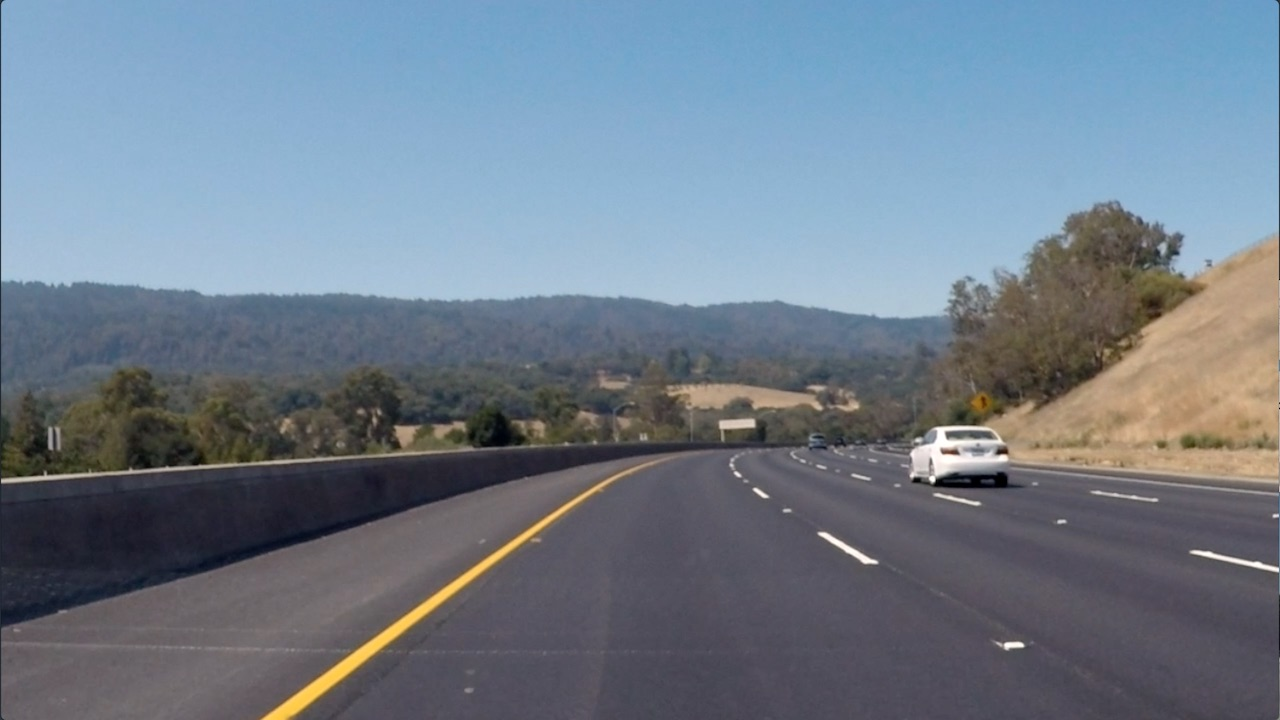
#> input picture Term 1/Lab_Computer Vision/curved-lane.jpg, 1280 x 720 px
$ jupyter execute Color-Spaces.ipynb   (shell and % lines are left out)
#> lines starting #> are read from the running program, lines starting #| are printed output that depends on the picture; after the words box and inside, x2 and y2 are one past the last pixel; in counts of white or black regions, pixels touching at a corner belong together
# HLS and Color Thresholds

You've now seen that various color thresholds can be applied to find the lane lines in images. Here we'll explore this a bit further and look at a couple examples to see why a color space like HLS can be more robust. Let's first take another look at some of the images you saw in the last video.

[cell 1]
import numpy as np
import cv2
import matplotlib.pyplot as plt
import matplotlib.image as mpimg
import glob

[cell 2]
img = mpimg.imread("./curved-lane.jpg")
#> img is the input picture: shape (720, 1280, 3); mean R, G, B 112.1, 125, 138.7
plt.imshow(img);

# Grayscale Thresholding

[cell 3]
def get_grayscale_thresholded_img(img, thresh=(180, 255)):
#> called with thresh = (180, 255)
    gray = cv2.cvtColor(img, cv2.COLOR_RGB2GRAY)

    binary = np.zeros_like(gray)

    binary[(gray > threshold[0]) & (gray < threshold[1])] = 1

    return binary

[cell 4]
threshold = (180, 255)

binary = get_grayscale_thresholded_img(img, threshold)
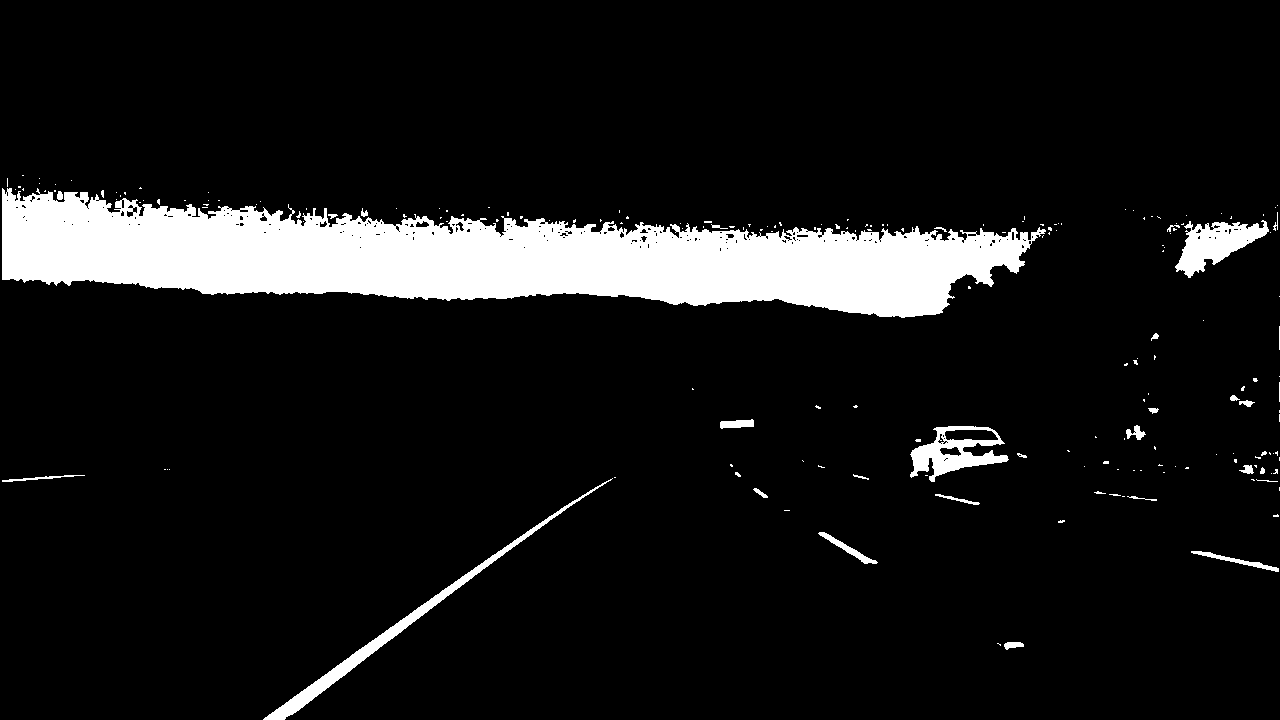
#> binary: shape (720, 1280); values 0 (black) and 1 (white), 9.4% white; 195 white regions (163 under 20 px), largest, box (x1, y1, x2, y2) and area: (2, 188, 1046, 318) 75545, (263, 478, 613, 720) 3321, (1175, 220, 1269, 278) 2617

fig, (ax1, ax2) = plt.subplots(1, 2, figsize=(20,10))

ax1.imshow(img);
ax1.set_title("Original Image");

ax2.imshow(binary, cmap="gray")
ax2.set_title("Grey Scale with Thresholding");

plt.show();

# Red Channel Thresholding

The R channel does a reasonable job of highlighting the lines, and you can apply a similar threshold to find lane-line pixels:

[cell 5]
def get_R_channel_thresholded_image(img, threshold=(200, 255)):
    R = img[:,:,0]

    binary = np.zeros_like(R)

    binary[(R >= thresh[0]) & (R <= thresh[1])] = 1

    return binary

[cell 6]
R = img[:,:,0]
G = img[:,:,1]
B = img[:,:,2]

fig, (ax1, ax2, ax3) = plt.subplots(1, 3, figsize=(20,10))

ax1.imshow(R, cmap="gray")
ax1.set_title("R channel")

ax2.imshow(G, cmap="gray")
ax2.set_title("G channel")

ax3.imshow(B, cmap="gray")
ax3.set_title("B channel")

plt.show()

thresh = (200, 255)
binary = get_R_channel_thresholded_image(img, threshold)
#> binary: shape (720, 1280); values 0 (black) and 1 (white), 1.1% white; 103 white regions (76 under 20 px), largest, box (x1, y1, x2, y2) and area: (262, 477, 616, 720) 3701, (910, 426, 1008, 482) 2176, (1216, 364, 1276, 419) 927

plt.imshow(binary, cmap="gray")
plt.show()

# HLS Thresholding

- In this lesson, we're looking at different color spaces. While there are several that are worth exploring, here we'll look specifically at HLS. When we separate the H, L, and S channels we get the following result

- The S channel picks up the lines well, so let's try applying a threshold there

- You can also see that in the H channel, the lane lines appear dark, so we could try a low threshold there and obtain the following result

- From these examples, you can see that the S channel is probably your best bet, given that it's cleaner than the H result and doing a bit better than the R channel or simple grayscaling. But, it's not abundantly clear that one method is far superior to the others.

- In each case, I've tweaked the threshold parameters to do as good a job as possible of picking out the lines. Where we can really see a difference in results, however, is when we step to a new frame, where there are shadows and different colors in the pavement. Let's now look at the same thresholds applied to each of these four channels for this new image.

- Now you can see that, the S channel is still doing a fairly robust job of picking up the lines under very different color and contrast conditions, while the other selections look messy. You could tweak the thresholds and get closer in the other channels, but the S channel is preferable because it is more robust to changing conditions.

- It's worth noting, however, that the R channel still does rather well on the white lines, perhaps even better than the S channel. As with gradients, it's worth considering how you might combine various color thresholds to make the most robust identification of the lines.

[cell 7]
def get_HLS_channel_thresholded_image(img, channel, threshold=(90, 255)):
    hls = cv2.cvtColor(img, cv2.COLOR_RGB2HLS)

    H = hls[:,:,0]
    L = hls[:,:,1]
    S = hls[:,:,2]

    binary = np.zeros_like(S)

    if(channel == 'S'):
        binary[(S >= threshold[0]) & (S <= threshold[1])] = 1
    elif(channel == 'H'):
        binary[(H >= threshold[0]) & (H <= threshold[1])] = 1
    elif(channel == 'L'):
        binary[(L >= threshold[0]) & (L <= threshold[1])] = 1

    return binary

[cell 8]
hls = cv2.cvtColor(img, cv2.COLOR_RGB2HLS)
#> hls: shape (720, 1280, 3); mean of channels 0, 1, 2 100.6, 125.1, 60.7

H = hls[:,:,0]
L = hls[:,:,1]
S = hls[:,:,2]

fig, (ax1, ax2, ax3) = plt.subplots(1, 3, figsize=(20, 10))

ax1.imshow(H, cmap="gray")
ax1.set_title("H channel")

ax2.imshow(S, cmap="gray")
ax2.set_title("S channel")

ax3.imshow(L, cmap="gray")
ax3.set_title("L channel")

plt.show()

[cell 9]
# - The S channel picks up the lines well, so let's try applying a threshold there:

thresh = (90, 255)
binary = get_HLS_channel_thresholded_image(img, 'S', thresh)
#> binary: shape (720, 1280); values 0 (black) and 1 (white), 40.1% white; 184 white regions (138 under 20 px), largest, box (x1, y1, x2, y2) and area: (0, 0, 1279, 302) 351319, (260, 478, 613, 720) 5362, (1180, 356, 1278, 433) 3079
plt.imshow(binary, cmap="gray")
plt.show()

[cell 10]
# You can also see that in the H channel, the lane lines appear dark, so we could try
# a low threshold there and obtain the following result:

threshold = (15, 100)
binary = get_HLS_channel_thresholded_image(img, "H", threshold)
#> binary: shape (720, 1280); values 0 (black) and 1 (white), 13.7% white; 270 white regions (238 under 20 px), largest, box (x1, y1, x2, y2) and area: (888, 209, 1280, 486) 60835, (0, 357, 880, 484) 54801, (259, 468, 640, 720) 7444
plt.imshow(binary, cmap="gray");

[cell 11]
# Image with shadows

img = mpimg.imread("./shadow-lane.jpg")
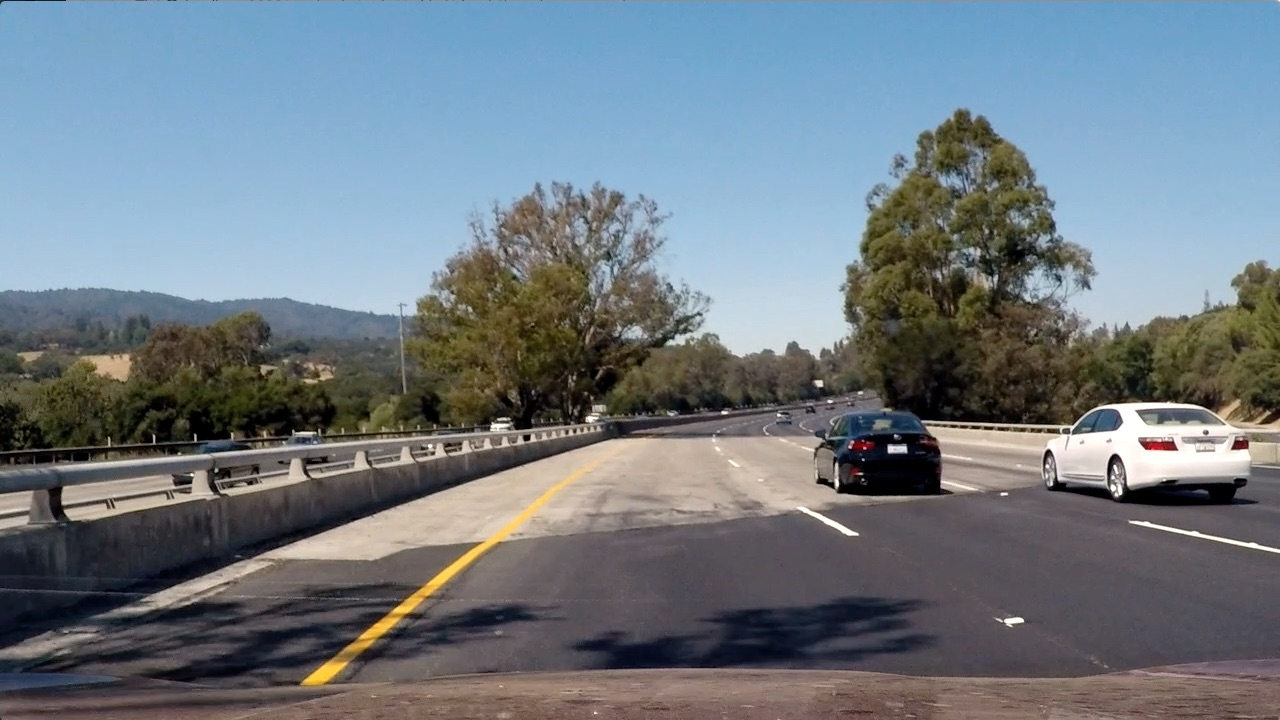
#> input picture Term 1/Lab_Computer Vision/shadow-lane.jpg, 1280 x 720 px
#> img is the input picture: shape (720, 1280, 3); mean R, G, B 112.2, 122.7, 130.9
plt.imshow(img);

[cell 12]
threshold = (180, 255)
gray_lanes = get_grayscale_thresholded_img(img, threshold)
#> gray_lanes: shape (720, 1280); values 0 (black) and 1 (white), 15.4% white; 450 white regions (374 under 20 px), largest, box (x1, y1, x2, y2) and area: (0, 183, 496, 316) 47943, (644, 186, 869, 360) 28051, (1052, 186, 1280, 334) 22299
plt.imshow(gray_lanes, cmap="gray")
plt.show()

red_lanes = get_R_channel_thresholded_image(img, threshold=(200, 255))
#> red_lanes: shape (720, 1280); values 0 (black) and 1 (white), 68.2% white; 1070 black regions (931 under 20 px), largest, box (x1, y1, x2, y2) and area: (0, 160, 1236, 703) 186545, (332, 516, 1280, 684) 80914, (1045, 468, 1280, 528) 4554
plt.imshow(red_lanes, cmap="gray")
plt.show()

h_channel_lanes = get_HLS_channel_thresholded_image(img, "H", threshold=(15, 100))
#> call 3 of get_HLS_channel_thresholded_image, with channel = 'H', threshold = (15, 100)
#> in get_HLS_channel_thresholded_image (call 3), `hls = cv2.cvtColor(img, cv2.COLOR_RGB2HLS)`: hls: shape (720, 1280, 3); mean of channels 0, 1, 2 80.5, 121.4, 71.8
#> in get_HLS_channel_thresholded_image (call 3), `S = hls[:,:,2]`:
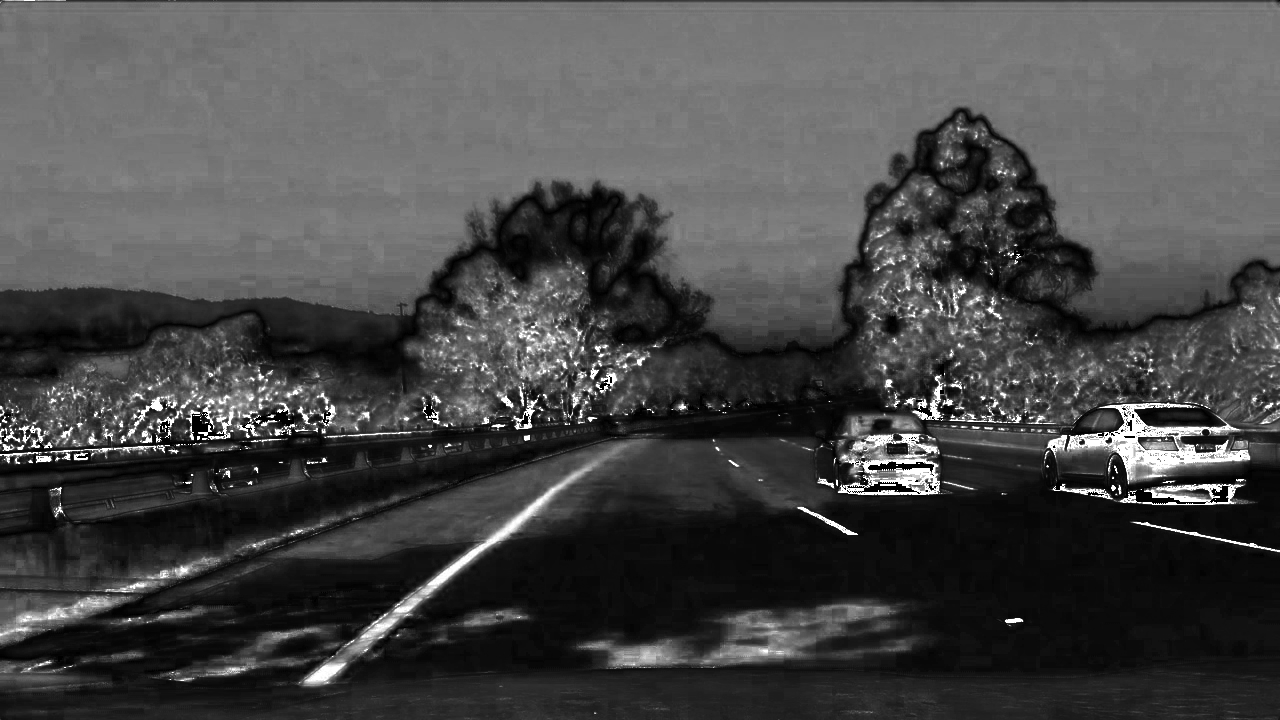
#> S: shape (720, 1280); min 0, max 255, mean 71.8
#> h_channel_lanes: shape (720, 1280); values 0 (black) and 1 (white), 22.8% white; 518 white regions (445 under 20 px), largest, box (x1, y1, x2, y2) and area: (0, 193, 806, 525) 98024, (794, 109, 1280, 480) 80764, (232, 432, 654, 691) 18504
plt.imshow(h_channel_lanes, cmap="gray")
plt.show()

s_channel_lanes = get_HLS_channel_thresholded_image(img, "S", threshold=(90, 255))
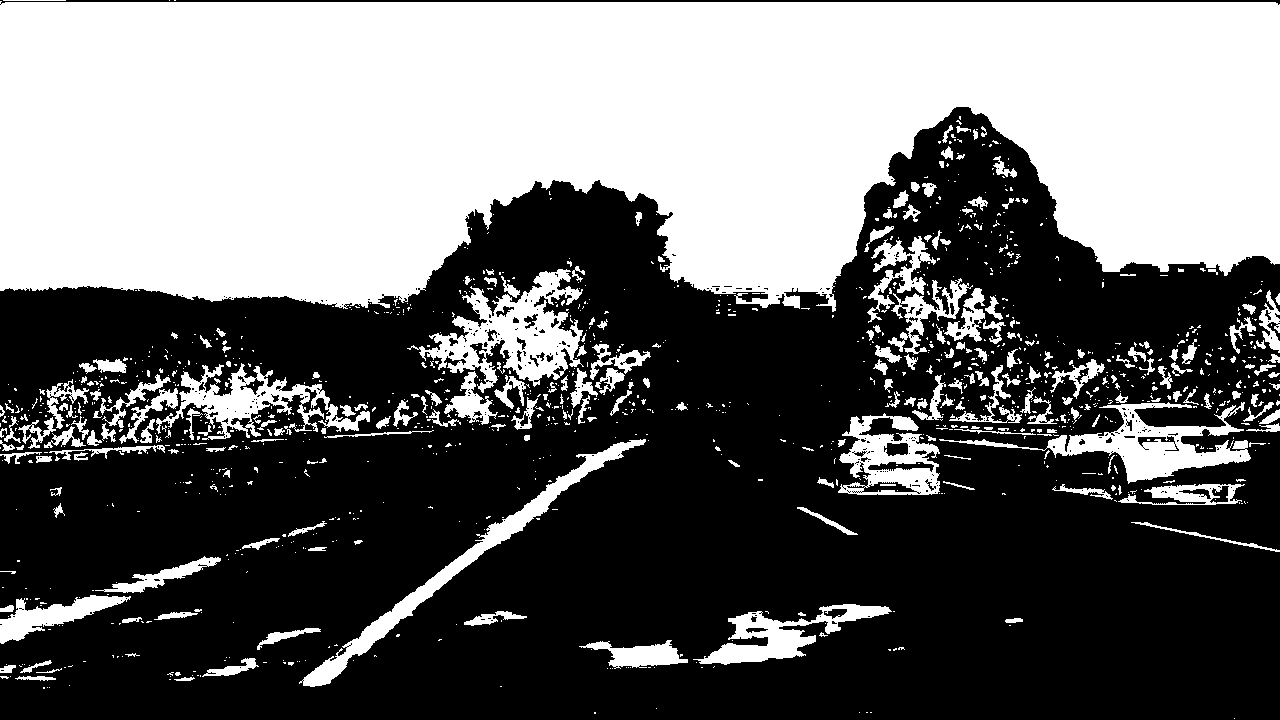
#> s_channel_lanes: shape (720, 1280); values 0 (black) and 1 (white), 42.4% white; 1206 white regions (952 under 20 px), largest, box (x1, y1, x2, y2) and area: (0, 1, 1280, 312) 316414, (407, 269, 584, 393) 8403, (939, 402, 1251, 484) 6753
plt.imshow(s_channel_lanes, cmap="gray")
plt.show()
